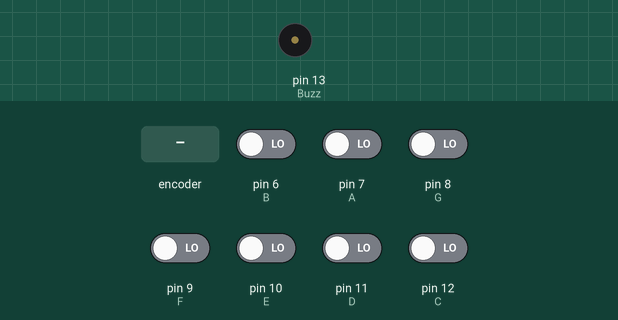
Simulated run of this sketch. Board: Arduino Uno, built with avr-gcc and run on an emulated ATmega328P. Shown: buzzer (waves = sounding). Inputs (shaded band) come from the test bench; at power-on: pin 6 (B), pin 7 (A), pin 8 (G), pin 9 (F), pin 10 (E), pin 11 (D), pin 12 (C) LOW.

Above: at 1.2 s.
1.3 s: rotary encoder on pin 7 (A) / pin 6 (B) turned 3 steps (first pin leading)
At 2.6 s:
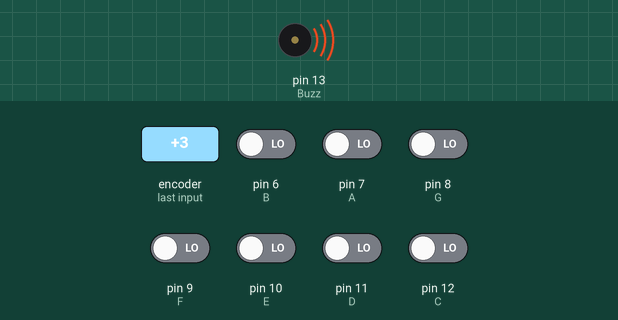
Timing chart, 0 to 4.3 s (numbered marks = the images above; inputs shaded):
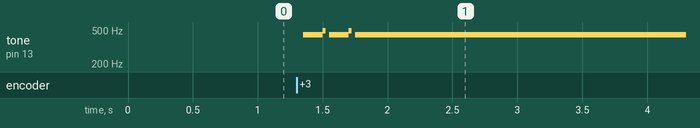

Measured:
- after the input at 1.3 s, tone on pin 13 (Buzz): plays 440 Hz for 0.15 s, 493 Hz for 0.03 s, 440 Hz for 0.15 s, 493 Hz for 0.02 s, 440 Hz for 7.6 s, starting after 0.05 s

The sketch:

buttons_playing_piano_notes.ino
```cpp
// Making piano keys

// Initialising the notes on the piano
const int C = 12;
const int D = 11;
const int E = 10;
const int F = 9;
const int G = 8;
const int A = 7;
const int B = 6;

// Buzzer pin
const int Buzz = 13;

void setup()
{
  pinMode(C, INPUT);
  pinMode(D, INPUT);
  pinMode(E, INPUT);
  pinMode(F, INPUT);
  pinMode(G, INPUT);
  pinMode(A, INPUT);
  pinMode(B, INPUT);

  pinMode(Buzz, OUTPUT);
}

void loop()
{
  while(digitalRead(C) == HIGH){
    // tone(pin number, pitch)
    tone(Buzz, 262);
  }

  while(digitalRead(D) == HIGH){
    tone(Buzz, 294);
  }

  while(digitalRead(E) == HIGH){
    tone(Buzz, 330);
  }

  while(digitalRead(F) == HIGH){
    tone(Buzz, 349);
  }

  while(digitalRead(G) == HIGH){
    tone(Buzz, 392);
  }

  while(digitalRead(A) == HIGH){
    tone(Buzz, 440);
  }

  while(digitalRead(B) == HIGH){
    tone(Buzz, 493);
  }

  noTone(Buzz);
}
```
